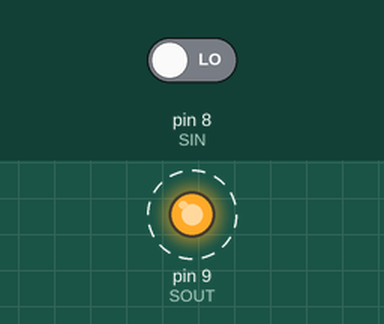
This sketch was run on a simulated Arduino Uno, built with avr-gcc and run on an emulated ATmega328P. Shown: output pins drawn as LEDs (lit = HIGH). Dashed ring = blinking. Inputs (shaded band) come from the test bench; at power-on: pin 8 (SIN) LOW. Pins used as bus, display or sensor lines are not drawn; what the sketch prints to the serial monitor is not drawn.

Above: at 0.2 s.
Timing chart, 0 to 3.0 s (numbered marks = the images above):
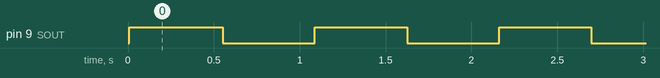

Measured:
- by itself, pin 9 (SOUT): alternates HIGH for 0.54 s and LOW for 0.54 s

The sketch:

PwmBlink.ino
```cpp
// Simple test of TLC5940
// Measure the shift register length
// then flash the PWM outputs on and off

#define SOUT 9
#define SIN 8
#define SCLK 10
#define XLAT 11
#define GSCLK 12

#define SRLEN 192
#define MAX_SHIFT (SRLEN*4)

#define PWM_CYCLE 4096

static  uint16_t len = 0;

void setup() {
  // put your setup code here, to run once:
  pinMode( SOUT, OUTPUT);
  pinMode( SCLK, OUTPUT);
  pinMode( XLAT, OUTPUT);
  pinMode( GSCLK, OUTPUT);

  digitalWrite( SOUT, LOW);
  digitalWrite( SCLK, LOW);
  digitalWrite( XLAT, LOW);

  Serial.begin( 9600);

  // shift out zeroes, then shift a 1 and measure SR length
  Serial.println("filling SR");
  digitalWrite( SOUT, LOW);
  for( uint16_t i=0; i<MAX_SHIFT; i++) {
    digitalWrite( SCLK, HIGH);
    digitalWrite( SCLK, LOW);
  }


  digitalWrite( SOUT, HIGH);
  Serial.println( "measuring SR");
  for( uint16_t i=0; i<MAX_SHIFT; i++) {
     digitalWrite( SCLK, HIGH);
     digitalWrite( SCLK, LOW);
     ++len;
     if( digitalRead( SIN) == HIGH) {
      Serial.print("SR length = ");
      Serial.println(len);
      break;
     }
  }

}

void loop() {
  // now send alternate all 1s and all 0s to the PWM
  // then pulse XLAT
  Serial.println("Set ones");

  digitalWrite( SOUT, HIGH);
  for( uint16_t i=0; i<len; i++) {
     digitalWrite( SCLK, HIGH);
     digitalWrite( SCLK, LOW);
  }

  digitalWrite( XLAT, HIGH);
  digitalWrite( XLAT, LOW);

  // pulse the PWM clock
  for( uint16_t i=0; i<PWM_CYCLE; i++) {
    digitalWrite( GSCLK, HIGH);
    digitalWrite( GSCLK, LOW);
  }


  delay( 500);

  Serial.println("Set zeroes");
  digitalWrite( SOUT, LOW);
  for( uint16_t i=0; i<len; i++) {
     digitalWrite( SCLK, HIGH);
     digitalWrite( SCLK, LOW);
  }
  digitalWrite( XLAT, HIGH);
  digitalWrite( XLAT, LOW);

  // pulse the PWM clock
  for( uint16_t i=0; i<PWM_CYCLE; i++) {
    digitalWrite( GSCLK, HIGH);
    digitalWrite( GSCLK, LOW);
  }

  delay( 500);
}
```
